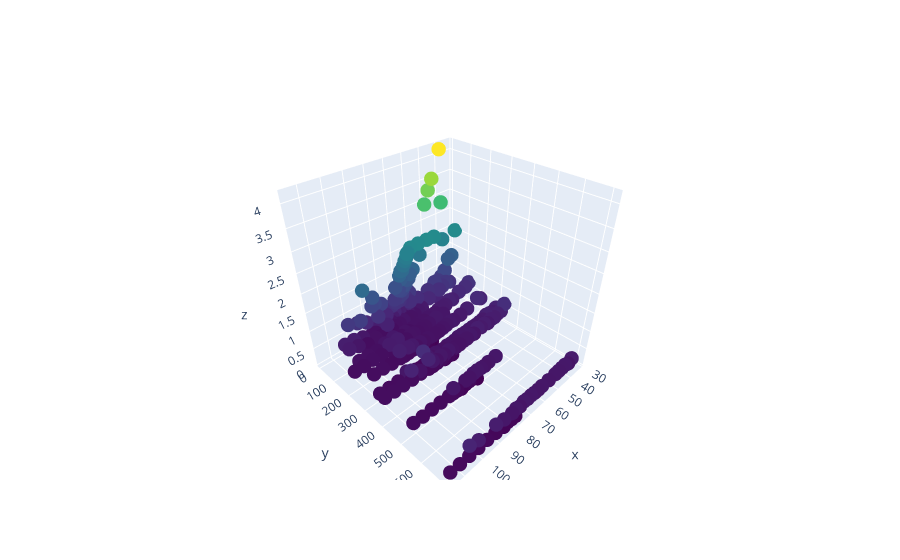

Notebook cell for this chart:
### Code cell
import plotly.graph_objects as go
# Check this against the plot when using valid_yfin_IVs as z, to see visually how our method compares.
scatterobj = go.Scatter3d( z = valid_options["IV"], x= valid_options["strike"], y= valid_options["DTE"], mode="markers",
                          marker=dict(
                              color= valid_options["IV"],
                              colorscale= "Viridis",
                              size=5,
                          ))
fig = go.Figure(data = [scatterobj])
iplot(fig)

### Figure 1 — Plotly figure (JSON) as saved in the notebook; plotly's stock layout.template omitted (floating-point values rounded to 4 significant figures; data arrays with more than 128 entries replaced by an {"elided": "..."} marker saying what was removed)
{"data": [{"marker": {"color": {"elided": "415 float values"}, "colorscale": [[0, "#440154"], [0.1111, "#482878"], [0.2222, "#3e4989"], [0.3333, "#31688e"], [0.4444, "#26828e"], [0.5556, "#1f9e89"], [0.6667, "#35b779"], [0.7778, "#6ece58"], [0.8889, "#b5de2b"], [1, "#fde725"]], "size": 5}, "mode": "markers", "x": {"elided": "415 float values"}, "y": {"elided": "415 int values"}, "z": {"elided": "415 float values"}, "type": "scatter3d"}], "layout": {}}
